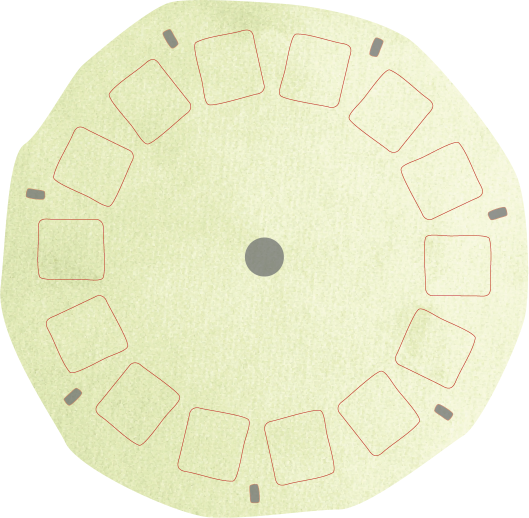
#> input picture assets/reel.png, 1057 x 1036 px (shown at 1/2 size)
$ python build_assets.py
#> lines starting #> are read from the running program, lines starting #| are printed output that depends on the picture; after the words box and inside, x2 and y2 are one past the last pixel; in counts of white or black regions, pixels touching at a corner belong together
"""Build web assets for the Viewfinder site.

Outputs (all under ./images):
  images/photos/<name>.jpg   - web-optimized photos (max 1200px, used in the big display)
  images/reel-filled.png     - the reel with all 14 photos baked into its slots at 50% opacity
  images/manifest.json       - ordered photo list + per-slot angles the JS uses to drive rotation

Re-run any time the Photos folder or reel art changes:  python scripts/build_assets.py
"""
import json, os
import numpy as np
from PIL import Image, ImageDraw, ImageOps

ROOT = os.path.dirname(os.path.dirname(os.path.abspath(__file__)))
PHOTOS_DIR = os.path.join(ROOT, "Photos")
ASSETS_DIR = os.path.join(ROOT, "assets")
OUT_DIR = os.path.join(ROOT, "images")
OUT_PHOTOS = os.path.join(OUT_DIR, "photos")
os.makedirs(OUT_PHOTOS, exist_ok=True)

# --- Reel geometry (measured from assets/reel.png) ---
REEL_CENTER = (528.3, 513.5)
REEL_RADIUS = 387.0
SLOT_COUNT = 14
ANGLE_OFFSET = 2.371              # degrees of the first slot
ANGLE_STEP = 360.0 / SLOT_COUNT   # 25.714 deg between slots
SLOT_FILL_PX = 140                # photo size pasted into each slot (matches the ~135px red placeholders)
SLOT_RADIUS = 24                  # rounded-corner radius so photos match the placeholder shape
SLOT_OPACITY = 0.50               # 50% -> faded vintage look on the reel

MAX_PHOTO_PX = 1200               # web display photos
JPEG_QUALITY = 82


def center_square(im):
    w, h = im.size
    s = min(w, h)
    return im.crop(((w - s) // 2, (h - s) // 2, (w - s) // 2 + s, (h - s) // 2 + s))


def main():
    photos = sorted(os.listdir(PHOTOS_DIR))
    photos = [p for p in photos if p.lower().endswith((".jpg", ".jpeg", ".png"))]
    print(f"Found {len(photos)} photos")

    reel = Image.open(os.path.join(ASSETS_DIR, "reel.png")).convert("RGBA")
#> reel is the input picture: PIL image 1057x1036 RGBA; mean R, G, B, A 236.8, 240.1, 208.3, 202.7
    cx, cy = REEL_CENTER
    manifest = {"slotCount": SLOT_COUNT, "angleStep": ANGLE_STEP, "photos": []}

    for i, name in enumerate(photos[:SLOT_COUNT]):
        # exif_transpose honors camera/phone orientation so portraits aren't sideways
        src = ImageOps.exif_transpose(Image.open(os.path.join(PHOTOS_DIR, name))).convert("RGB")
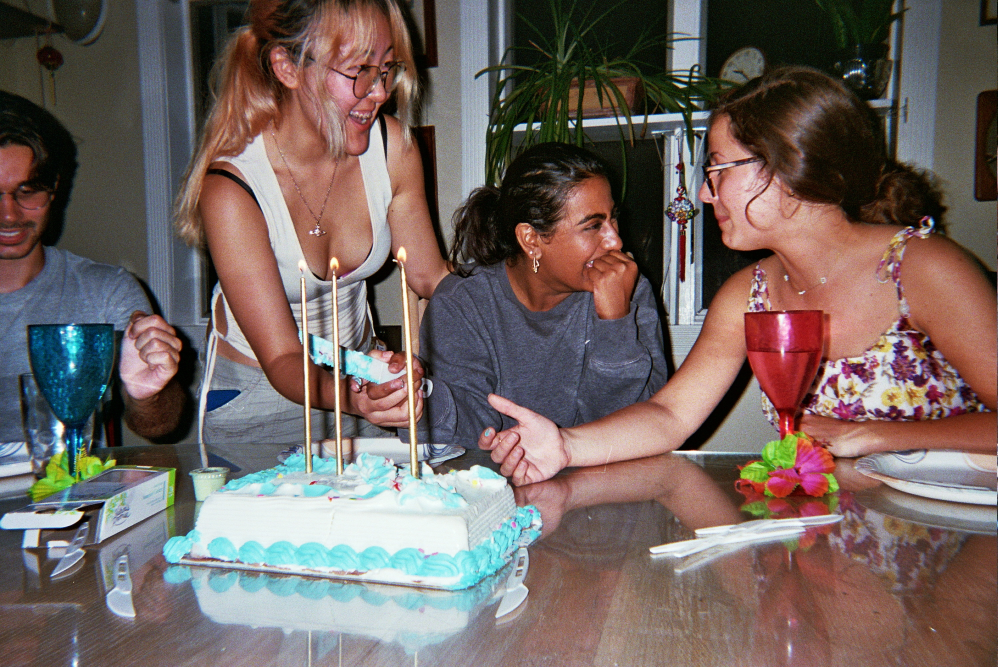
#> input picture Photos/17A_0039.JPEG, 2992 x 2000 px (shown at 1/3 size)
#> src is the input picture: PIL image 2992x2000 RGB; mean R, G, B 115.1, 101.2, 97

        # 1) web-optimized display photo
        disp = src.copy()
        disp.thumbnail((MAX_PHOTO_PX, MAX_PHOTO_PX), Image.LANCZOS)
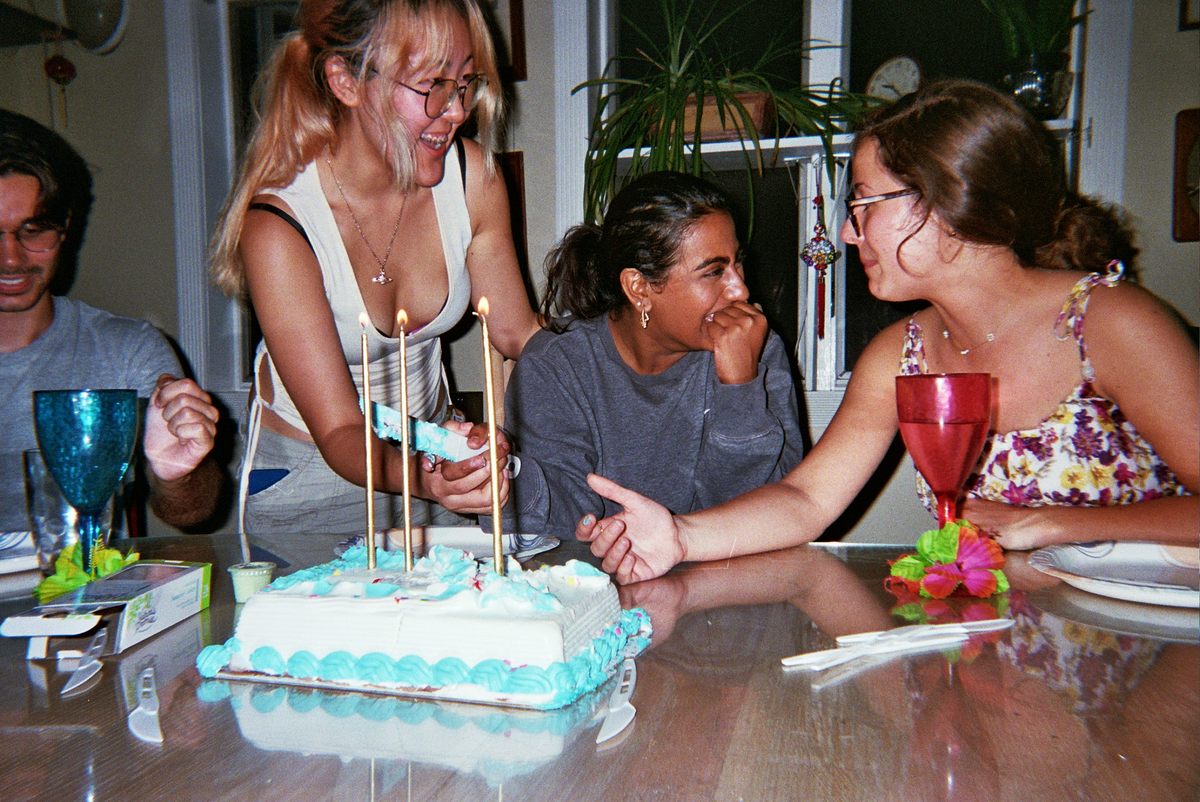
#> disp: PIL image 1200x802 RGB; mean R, G, B 115.1, 101.2, 97
        out_name = os.path.splitext(name)[0] + ".jpg"
        disp.save(os.path.join(OUT_PHOTOS, out_name), "JPEG", quality=JPEG_QUALITY, optimize=True)

        # 2) bake faded thumbnail into the reel slot
        ang = ANGLE_OFFSET + i * ANGLE_STEP
        rad = np.radians(ang)
        px = cx + REEL_RADIUS * np.cos(rad)
        py = cy + REEL_RADIUS * np.sin(rad)
        thumb = center_square(src).convert("RGBA").resize((SLOT_FILL_PX, SLOT_FILL_PX), Image.LANCZOS)
#> in center_square, `return im.crop(((w - s) // 2, (h - s) // 2, (w - s) // 2 + s, (h - s) ..`:
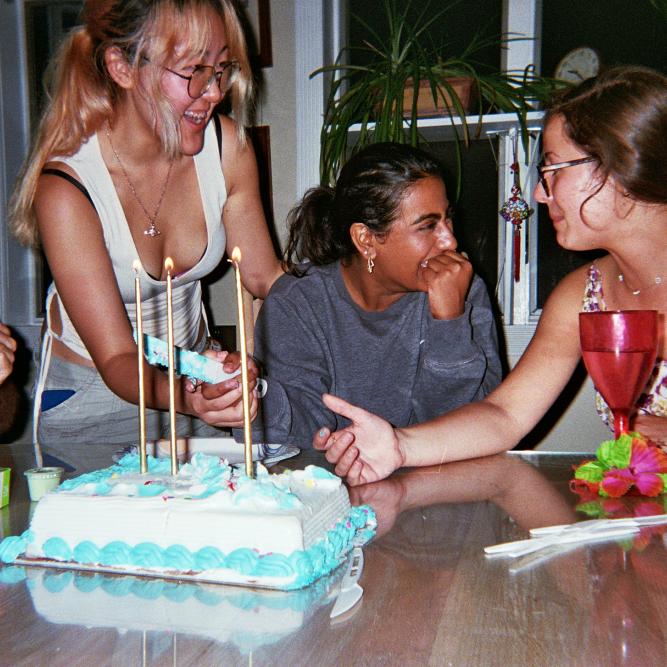
#> returned value: PIL image 2000x2000 RGB (shown at 1/3 size); mean R, G, B 124.2, 109.2, 104.8
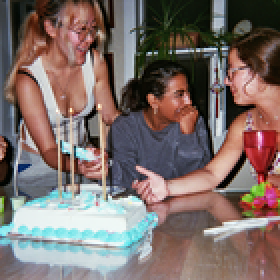
#> thumb: PIL image 140x140 RGBA (shown 2 times larger); mean R, G, B, A 124.2, 109.2, 104.9, 255
        # clip to a rounded rectangle matching the red placeholder, at 50% opacity
        mask = Image.new("L", (SLOT_FILL_PX, SLOT_FILL_PX), 0)
#> mask: PIL image 140x140 L; every value is 0
        ImageDraw.Draw(mask).rounded_rectangle(
            [0, 0, SLOT_FILL_PX - 1, SLOT_FILL_PX - 1], radius=SLOT_RADIUS, fill=255)
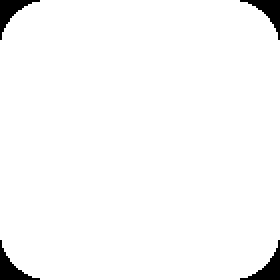
#> mask: PIL image 140x140 L (shown 2 times larger); 97.3% white; 4 black regions, box (x1, y1, x2, y2) and area: (0, 0, 20, 20) 131, (120, 0, 140, 20) 131, (0, 120, 20, 140) 131, (120, 120, 140, 140) 131
        thumb.putalpha(mask.point(lambda v: int(v * SLOT_OPACITY)))
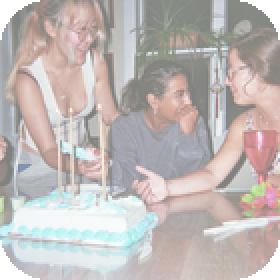
#> thumb: PIL image 140x140 RGBA (shown 2 times larger); mean R, G, B, A 124.2, 109.2, 104.9, 123.6; transparent parts drawn white
        rot = thumb.rotate(-ang, expand=True, resample=Image.BICUBIC)
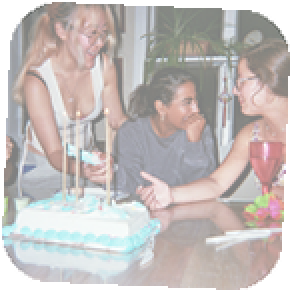
#> rot: PIL image 146x146 RGBA (shown 2 times larger); mean R, G, B, A 111.2, 97.6, 93.7, 113.7; transparent parts drawn white
        reel.alpha_composite(rot, (int(px - rot.size[0] / 2), int(py - rot.size[1] / 2)))

        manifest["photos"].append({"file": "images/photos/" + out_name, "slotAngle": round(ang, 3)})
        print(f"  [{i:2d}] {name} -> {out_name}  (slot {ang:.1f}deg)")
#> pass 2 of the loop in main, `for i, name in enumerate(photos[:SLOT_COUNT]):`:
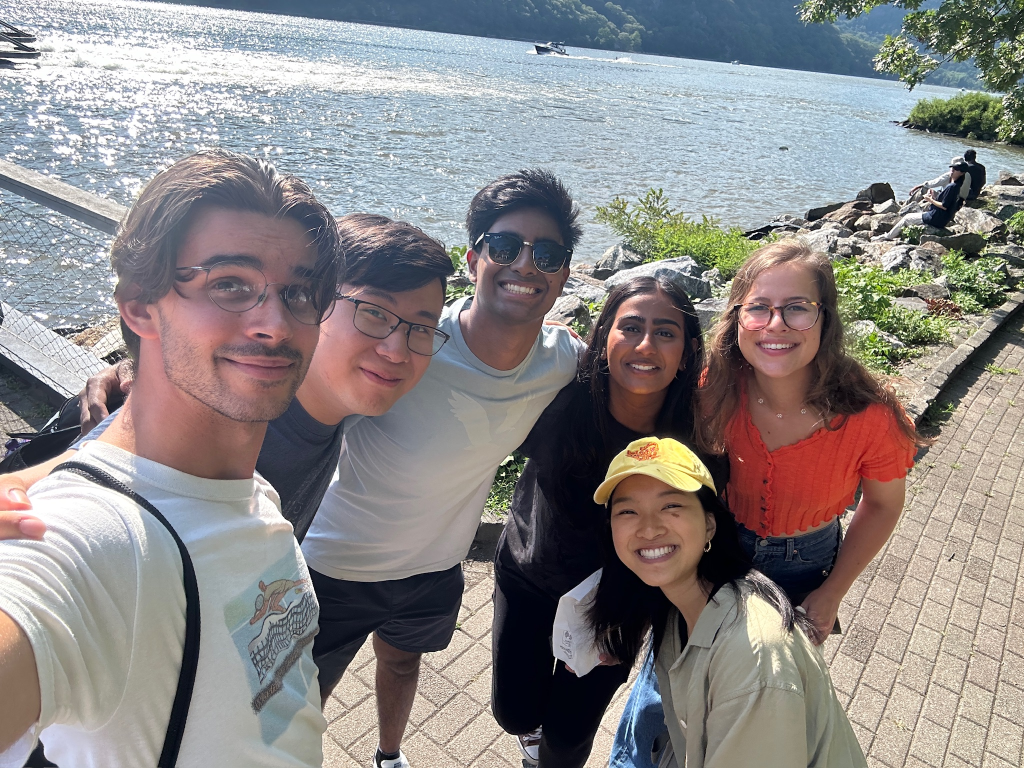
#> input picture Photos/IMG_0026.JPG, 2048 x 1536 px (shown at 1/2 size)
#> in main, src is the input picture: PIL image 2048x1536 RGB; mean R, G, B 140.2, 135.7, 135.4
#> disp: PIL image 1200x900 RGB
#> in main, `rot = thumb.rotate(-ang, expand=True, resample=Image.BICUBIC)`:
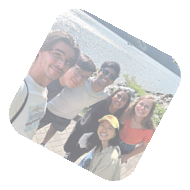
#> rot: PIL image 190x190 RGBA; mean R, G, B, A 68.8, 65.9, 66.8, 67.1; transparent parts drawn white
#> in main, `reel.alpha_composite(rot, (int(px - rot.size[0] / 2), int(py - rot.siz..`:
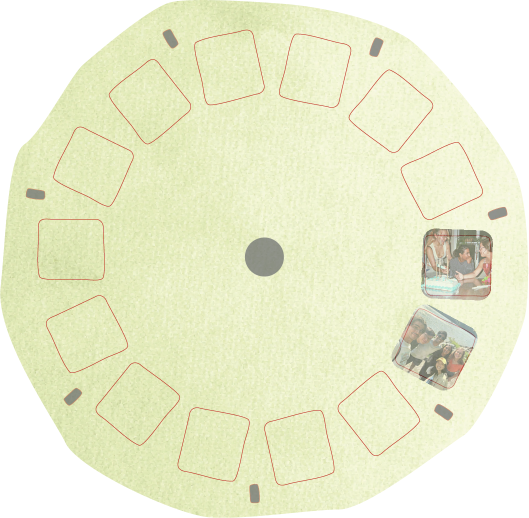
#> reel: PIL image 1057x1036 RGBA (shown at 1/2 size); mean R, G, B, A 234.9, 238, 206.7, 202.7; transparent parts drawn white
#> pass 3 of the loop in main, `for i, name in enumerate(photos[:SLOT_COUNT]):`:
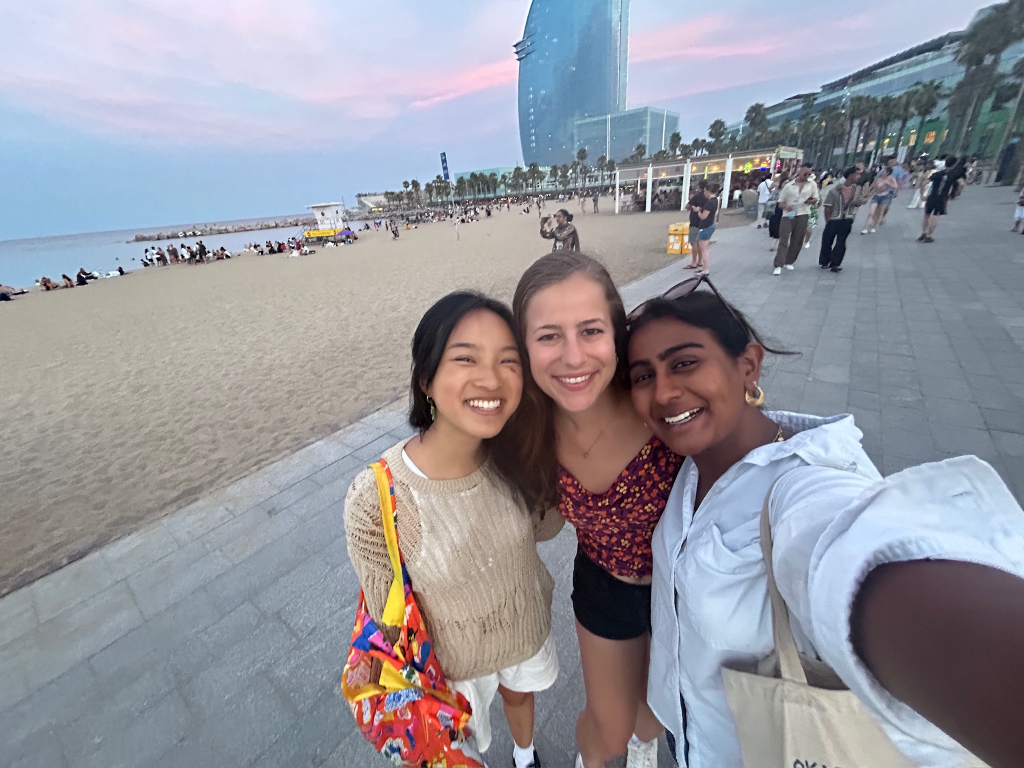
#> input picture Photos/IMG_0831.JPG, 2048 x 1536 px (shown at 1/2 size)
#> in main, src is the input picture: PIL image 2048x1536 RGB; mean R, G, B 149.2, 149.6, 157.8
#> in main, `rot = thumb.rotate(-ang, expand=True, resample=Image.BICUBIC)`:
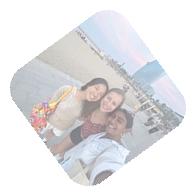
#> rot: PIL image 196x196 RGBA; mean R, G, B, A 75.4, 74.1, 77.8, 63.1; transparent parts drawn white
#> in main, `reel.alpha_composite(rot, (int(px - rot.size[0] / 2), int(py - rot.siz..`:
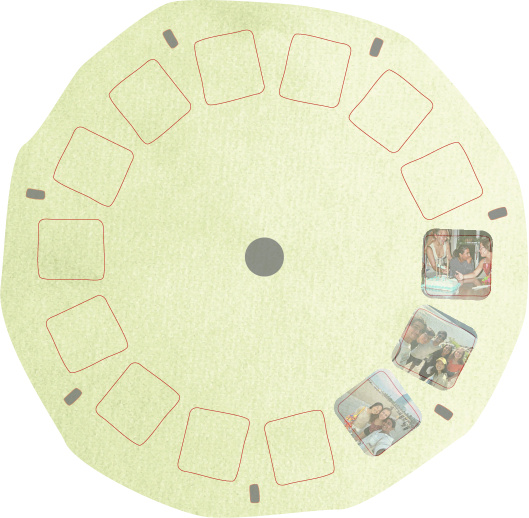
#> reel: PIL image 1057x1036 RGBA (shown at 1/2 size); mean R, G, B, A 234.2, 237.2, 206.3, 202.7; transparent parts drawn white

    reel.save(os.path.join(OUT_DIR, "reel-filled.png"))
    with open(os.path.join(OUT_DIR, "manifest.json"), "w") as f:
        json.dump(manifest, f, indent=2)
    # Also emit a JS global so the site works when opened directly via file:// (fetch is blocked there).
    with open(os.path.join(OUT_DIR, "manifest.js"), "w") as f:
        f.write("window.VIEWFINDER_MANIFEST = " + json.dumps(manifest) + ";\n")
    print("Wrote images/reel-filled.png, images/manifest.json, images/manifest.js")


if __name__ == "__main__":
    main()
